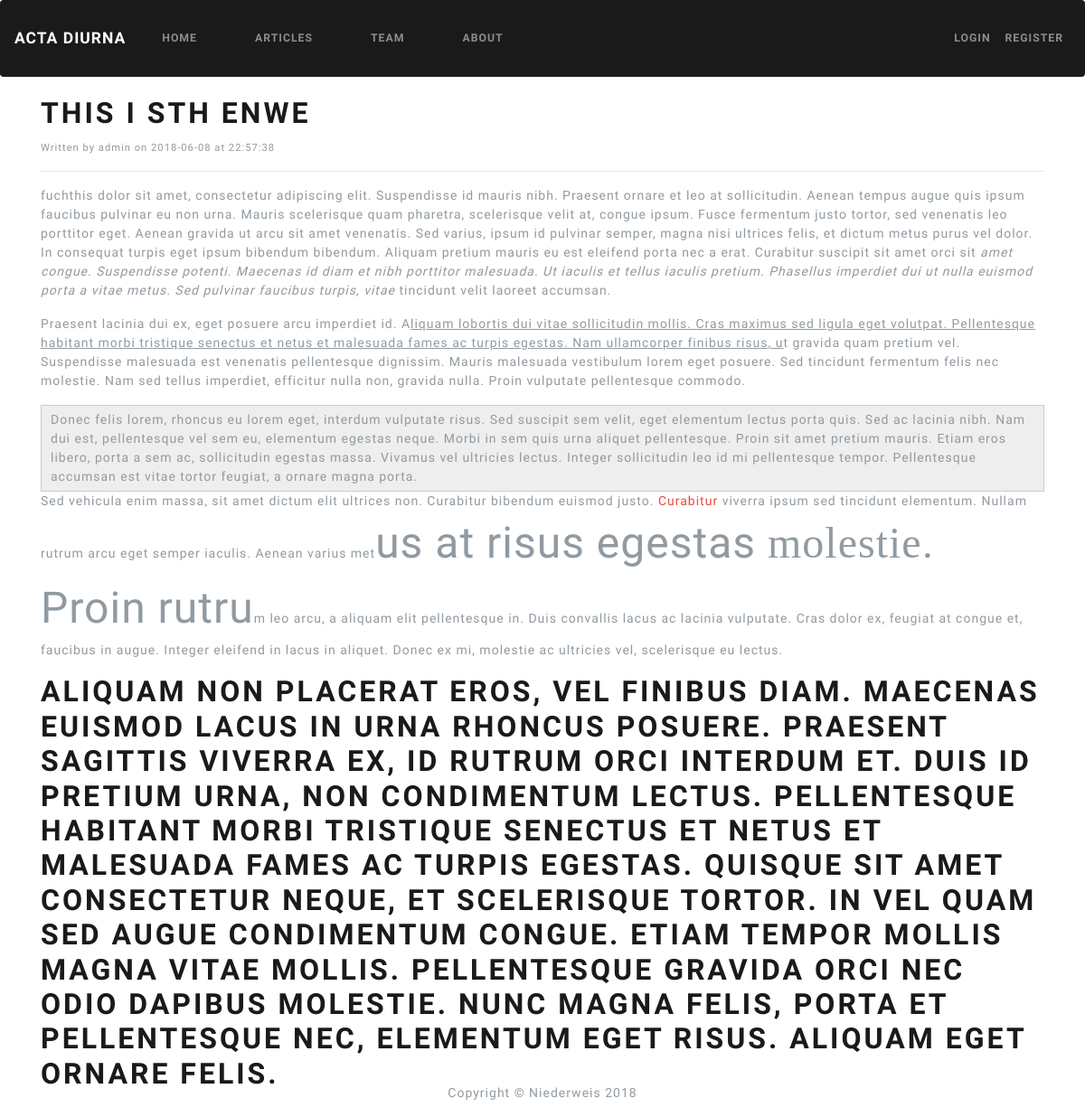
The app's page /article/1/ with its own data.
### app.py (models this page shows)
class Articles(db.Model):
    id = db.Column(db.Integer, primary_key=True)
    title = db.Column(db.String(255))
    author = db.Column(db.String(100))
    body = db.Column(db.String)
    create_date = db.Column(db.String, server_default=db.FetchedValue())

### app.py (the view)
@app.route('/article/<string:id>/')
def article(id):
    article = Articles.query.filter_by(id=id).first()
    print(article.create_date)
    date = article.create_date[:10]
    time = article.create_date[10:]
    return render_template('article.html', article=article, date=date, time=time)

### templates/article.html
{% extends 'base.html' %}
{% block content %}
  <h1>{{article.title}}</h1>
  <small>Written by {{article.author}} on {{date}} at {{time}}</small>
  <hr>
  <div>
    {{article.body | safe}}
  </div>
{% endblock %}

### records on screen
Articles: title "THIS I STH ENWE", author "admin", body "fuchthis dolor sit am et, consectetur adipiscing elit. Suspendisse id mauris nibh. Praesent ornare et leo at sollicitudin. Aenean tempus augue quis ipsum faucibus pulvinar eu non urna. Mauris scelerisque quam pharetra, scelerisque velit at, congue ipsum. Fusce fermentum justo tortor, sed venenatis leo porttitor eget. Aenean gravida ut arcu sit amet venenatis. Sed varius, ipsum id pulvinar semper, magna nisi ultrices felis, et dictum metus purus vel dolor. In consequat turpis eget ipsum bibendum bibendum. Aliquam pretium mauris eu est eleifend porta nec a erat. Curabitur suscipit sit amet orci sit amet congue. Suspendisse potenti. Maecenas id diam et nibh porttitor malesuada. Ut iaculis et…"

### other values on screen
{{ date }} "2018-06-08"
{{ time }} "22:57:38"
